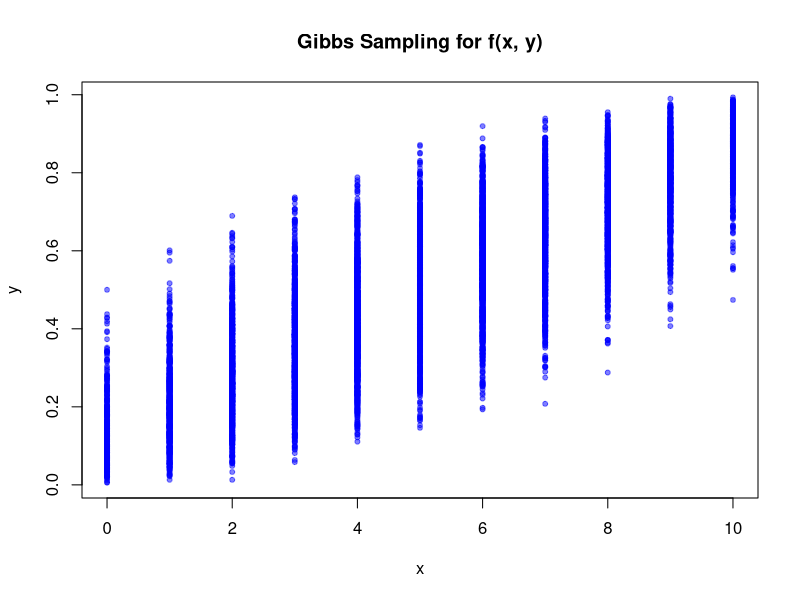
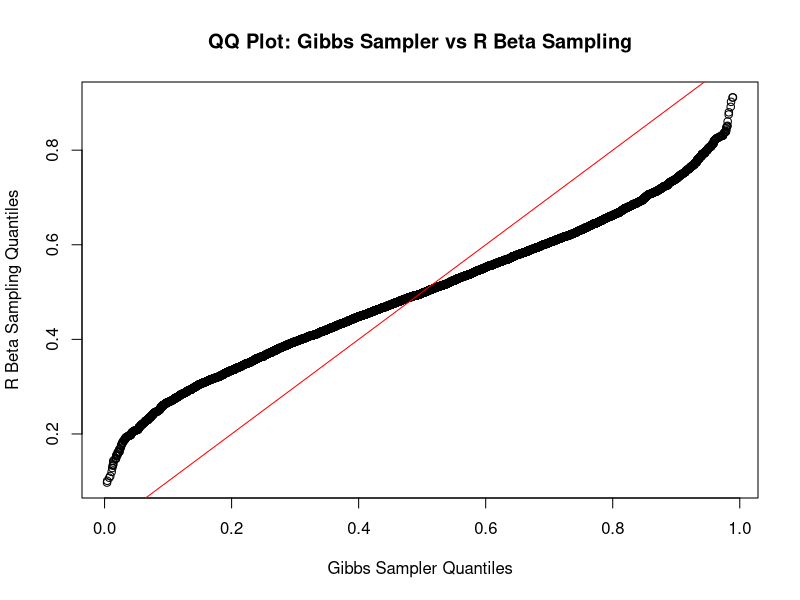

These charts were generated, in order, by the following R code:
## ---- chunk 1
a <- 2    
b <- 2   
n <- 10  
iterations <- 10000  
x <- numeric(iterations)
y <- numeric(iterations)
y[1] <- 0.5  
for (i in 2:iterations) {
  x[i] <- rbinom(1, size = n, prob = y[i - 1])
  y[i] <- rbeta(1, shape1 = x[i] + a, shape2 = n - x[i] + b)
}
plot(x, y, pch = 20, col = rgb(0, 0, 1, 0.5), xlab = "x", ylab = "y",
     main = "Gibbs Sampling for f(x, y)")
gibbs_sampler <- function(iterations, n, a, b) {
  x <- numeric(iterations)
  y <- numeric(iterations)
  y[1] <- 0.5  
  for (i in 2:iterations) {
    x[i] <- rbinom(1, size = n, prob = y[i - 1])
    y[i] <- rbeta(1, shape1 = x[i] + a, shape2 = n - x[i] + b)
  }
  
  return(data.frame(x = x, y = y))
}
set.seed(123)
iterations <- 10000
n <- 10
a <- 2
b <- 2
samples <- gibbs_sampler(iterations, n, a, b)
r_binomial <- rbinom(iterations, size = n, prob = 0.5)
r_beta <- rbeta(iterations, shape1 = mean(r_binomial) + a, shape2 = n - mean(r_binomial) + b)
qqplot(samples$y, r_beta, main = "QQ Plot: Gibbs Sampler vs R Beta Sampling", 
       xlab = "Gibbs Sampler Quantiles", ylab = "R Beta Sampling Quantiles")
abline(0, 1, col = "red")
library(microbenchmark)
benchmark_results <- microbenchmark(
  gibbs = gibbs_sampler(iterations, n, a, b),
  r_functions = {
    r_binomial <- rbinom(iterations, size = n, prob = 0.5)
    r_beta <- rbeta(iterations, shape1 = mean(r_binomial) + a, shape2 = n - mean(r_binomial) + b)
  },
  times = 10
)

print(benchmark_results)
